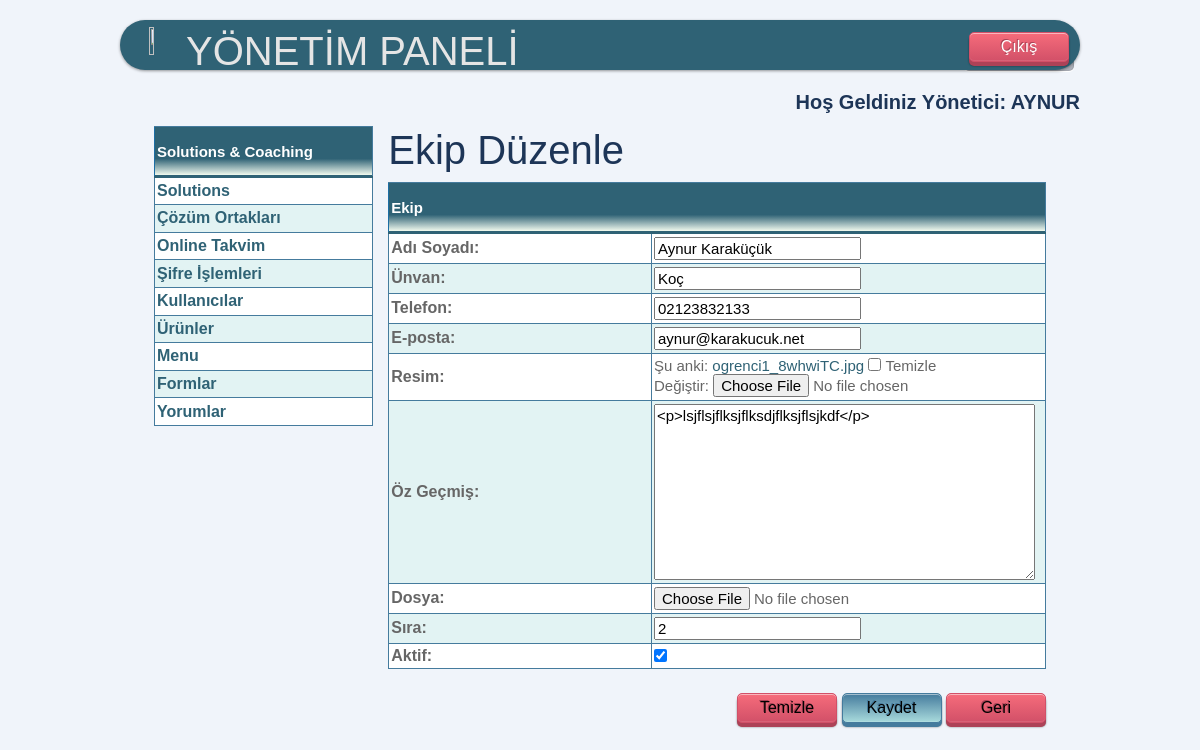
Page /yonetim/ekip/duzenle/1/ (signed in) on the committed database.
### mysite/models.py (models this page shows)
class Ekip(models.Model):
    id = models.IntegerField(primary_key=True)
    adisoyadi = models.CharField(max_length=100, verbose_name='Adı Soyadı')
    unvan = models.CharField(max_length=100, verbose_name='Ünvan')
    icerik = RichTextField(verbose_name="Öz Geçmiş", null=True, blank=True)
    img = models.ImageField(blank=True, null=True, verbose_name='Resim')
    durum = models.BooleanField(blank=True, null=True, verbose_name='Aktif')
    dosya = models.FileField(blank=True, null=True, )
    sira = models.IntegerField(blank=True, verbose_name='Sıra')
    tel = models.CharField(max_length=100, verbose_name='Telefon')
    eposta = models.EmailField(verbose_name='e-posta')

### mysite/views.py (the view)
# urls.py: path('yonetim/ekip/duzenle', views.ekip_ekle),
@login_required(login_url=settings.LOGIN_URL)
def ekip_ekle(request, pk: int = None):
    ekip = Ekip.objects.get(id=pk) if pk else None
    if request.method == 'POST':
        f = forms.EkipForm(request.POST, request.FILES, instance=ekip)
        if f.is_valid():
            f.save()
            return redirect('/yonetim/ekip/')
    else:
        f = forms.EkipForm(instance=ekip)
    context = {
        'baslik': 'Ekip Düzenle' if pk else 'Ekip Ekle',
        'form': f,
    }
    return render(request, 'yonetim/ekip/duzenle.html', context)

### mysite/forms.py
class EkipForm(forms.ModelForm):
    icerik = RichTextUploadingFormField(
        label="Öz Geçmiş",
        required=False,
    )
    durum = forms.BooleanField(required=False, label="Aktif")
    class Meta:
        model = mysite.models.Ekip
        fields = ['adisoyadi', 'unvan', 'tel', 'eposta', 'img', 'icerik', 'dosya', 'sira', 'durum']

### mysite/templates/yonetim/Ekip/duzenle.html (shortened to what this page needs)
{% extends "yonetim/base.html" %}
{% block baslik %}{{baslik}}{% endblock %}
{% block content %}
<form method="post" enctype="multipart/form-data" >
    <table class="blueTable">
        <thead>
            <tr><th colspan="2">Ekip</th></tr>
        </thead>
        <tbody>
        {{ form.as_table }}
        </tbody>
    </table>
    <div>&nbsp;</div>
    <div class="sag">
        <button type="reset" class="push button red">Temizle</button>
        <button type="submit" class="push button blue">Kaydet</button>
        <button type="button" class="push button red" onclick="btn_geri()">Geri</button>
    </div>
</form>
{% endblock %}

### mysite/templates/yonetim/base.html (shortened to what this page needs)
{% load static %}
<html xmlns="http://www.w3.org/1999/html" xmlns="http://www.w3.org/1999/html" >
<head>
    <link href="https://cdn.jsdelivr.net/npm/bootstrap@5.0.0-beta1/dist/css/bootstrap.min.css" rel="stylesheet">
    <link href="{% static 'style.css' %}" rel="stylesheet" type="text/css" />
</head>
<body>
<div id="banner1">
        <div class="sol">
            <img src="/static/img/logo5.png" style="text-align: center; width: 50%; height: 80%; image-rendering: pixelated; margin">
        </div>
        <h1 style="color:#e5e5e5;" class="sol">YÖNETİM PANELİ</h1>
        <div class="sag">
            <button type="button" onclick="btn_cik()" class="push_button red"   >Çıkış</button>
        </div>
</div>
<div class="sag" style="font-weight: bold; color: #1D3557; margin-top:20px;">
    {% if request.user.is_superuser %}
        <label style="font-size:20px;" >Hoş Geldiniz Yönetici:</label>
        <label style="text-transform: uppercase; font-size:20px;"> {{request.user.username}} </label>
    {% else %}
        <label style="font-size:20px;" >Hoş Geldiniz Kullanıcı:</label>
        <label style="text-transform: uppercase; font-size:20px;">{{request.user.username}} </label>
    {% endif %}
</div>
<div style="width: 95%;" class="container" >
    <table class="blueTable" cellpadding="10" style="height:300px;">
            <thead><th>Solutions & Coaching </th></thead>
            <tr><th style=""><a href="/yonetim/solutions/"> Solutions</a></th></tr>
            <tr><th><a href="/yonetim/ekip/">Çözüm Ortakları</a></th></tr>
            <tr><th><a href="/yonetim/onlinetakvim/">Online Takvim</a></th></tr>
            <tr><th><a href="/sifre/">Şifre İşlemleri</a></th></tr>
            <tr><th><a href = "/yonetim/kullanici">Kullanıcılar</a> </th></tr>
            <tr><th><a href = "/yonetim/urun">Ürünler</a> </th></tr>
            <tr><th><a href = "/yonetim/menu">Menu</a> </th></tr>
            <tr><th><a href = "/yonetim/form">Formlar</a> </th></tr>
            <tr><th><a href = "/yonetim/yorum">Yorumlar</a> </th></tr>
    </table>
    <div>
        <h1 style="color: #1D3557">{%block baslik%}{% endblock%}</h1>
        {% block content %}{% endblock %}
    </div>
</div>
</body>
</html>

### mysite/static/style.css (style rules this page uses)
body { font: normal 1em/1.5em Arial, Helvetica, sans-serif; background: #F0F4FA; width: 80%; margin: 20px auto; color: #666; height:80%; }
div { color: line; }
.sol { float:left; Margin-left:20px; }
.sag { float: right; right; 0px; }
#banner1 { height: 50px; margin:0px auto; padding: 7px 6px 0; background: #2F6275 repeat-x 0 -110px; line_width: 90%; border-radius: 2em; -webkit-border-radius: 2em; -moz-border-radius: 2em; -webkit-box-shadow: 0 1px 3px rgba(0,0,0, .4); -moz-box-shadow: 0 1px 3px rgba(0,0,0, .4); }
h1 { color: #e5e5e5; text_align: center; }
a { color: #333; }
.push_button { position: relative; width:100px; height:30px; text-align:center; color:#FFF; text-decoration:none; line-height:10px; font-family:'Oswald', Helvetica; margin: 5px; }
.push_button:before { background:#ACAFB8; background-image:-webkit-gradient(linear, 0% 0%, 0% 100%, from(#D4E6F6), to(#ACAFB8)); -webkit-border-radius:5px; -moz-border-radius:5px; border-radius:5px; -webkit-box-shadow:0 1px 2px rgba(0, 0, 0, .5) inset, 0 1px 0 #FFF; -moz-box-shadow:0 1px 2px rgba(0, 0, 0, .5) inset, 0 1px 0 #FFF; box-shadow:0 1px 2px rgba(0, 0, 0, .5) inset, 0 1px 0 #FFF; position: absolute; content: ""; left: -6px; right: -6px; top: -6px; bottom: -10px; z-index: -1; }
.red { text-shadow:-1px -1px 0 #A84155; background: #D25068; border:1px solid #D25068; width:100px; height:30px; background-image:-webkit-linear-gradient(top, #F66C7B, #D25068); background-image:-moz-linear-gradient(top, #F66C7B, #D25068); background-image:-ms-linear-gradient(top, #F66C7B, #D25068); background-image:-o-linear-gradient(top, #F66C7B, #D25068); background-image:linear-gradient(to bottom, #F66C7B, #D25068); -webkit-border-radius:5px; -moz-border-radius:5px; border-radius:5px; -webkit-box-shadow:0 1px 0 rgba(255, 255, 255, .5) inset, 0 -1px 0 rgba(255, 255, 255, .1) inset, 0 4px 0 #AD4257, 0 4px 2px rgba(0, 0, 0, .5); -moz-box-shadow:0 1px 0 rgba(255, 255, 255, .5) inset, 0 -1px 0 rgba(255, 255, 255, .1) inset, 0 4px 0 #AD4257, 0 4px 2px rgba(0, 0, 0, .5); box-shadow:0 1px 0 rgba(255, 255, 255, .5) inset, 0 -1px 0 rgba(255, 255, 255, .1) inset, 0 4px 0 #AD4257, 0 4px 2px rgba(0, 0, 0, .5); }
.blue { text-shadow:-1px -1px 0 #457B9D; background: #A8DADC; border:1px solid #457B9D; background-image:-webkit-linear-gradient(top, #457B9D, #A8DADC); background-image:-moz-linear-gradient(top, #457B9D, #A8DADC); background-image:-ms-linear-gradient(top, #457B9D, #A8DADC); background-image:-o-linear-gradient(top, #457B9D, #A8DADC); background-image:linear-gradient(top, #457B9D, #A8DADC); width:100px; height:30px; -webkit-border-radius:5px; -moz-border-radius:5px; border-radius:5px; -webkit-box-shadow:0 1px 0 rgba(255, 255, 255, .5) inset, 0 -1px 0 rgba(255, 255, 255, .1) inset, 0 4px 0 #457B9D, 0 4px 2px rgba(0, 0, 0, .5); -moz-box-shadow:0 1px 0 rgba(255, 255, 255, .5) inset, 0 -1px 0 rgba(255, 255, 255, .1) inset, 0 4px 0 #457B9D, 0 4px 2px rgba(0, 0, 0, .5); box-shadow:0 1px 0 rgba(255, 255, 255, .5) inset, 0 -1px 0 rgba(255, 255, 255, .1) inset, 0 4px 0 #457B9D, 0 4px 2px rgba(0, 0, 0, .5); }
table.blueTable { border: 1px solid #1C6EA4; background-color: #FFFFFF; width: 100%; text-align: left; border-collapse: collapse; }
table.blueTable td, table.blueTable th { border: 1px solid #457B9D; padding: 3px 2px; }
table.blueTable tbody td { font-size: 15px; }
table.blueTable tr:nth-child(even) { background: #E2F3F3; }
table.blueTable thead { background: #2F6275; background: -moz-linear-gradient(top, #2F6275 0%, #2F6275 66%, #F1FAEE 100%); background: -webkit-linear-gradient(top, #2F6275 0%, #2F6275 66%, #F1FAEE 100%); background: linear-gradient(to bottom, #2F6275 0%, #2F6275 66%, #F1FAEE 100%); border-bottom: 2px solid #2F6275; }
table.blueTable thead th { font-size: 15px; font-weight: bold; color: #FFFFFF; border-left: 2px solid #D0E4F5; height: 50px; }
table.blueTable thead th:first-child { border-left: none; }
div.container { width: 96%; display: grid; grid-template-columns: 2fr 6fr; padding:10px; grid-gap: 15px; }
div.container td { border: 1px solid #457B9D; padding: 3px 2px; height: 20%; width: 60%; }
div.container a { text-decoration: none; color: #2F6275; }

### rows in the picture
Ekip: adisoyadi "Aynur Karaküçük", unvan "Koç", tel "02123832133", eposta "aynur@karakucuk.net", icerik "<p>lsjflsjflksjflksdjflksjflsjkdf</p>", sira "2", durum "☑"

### other values in the picture
{{ request.user.username }} "AYNUR"
{{ baslik }} "Ekip Düzenle"
